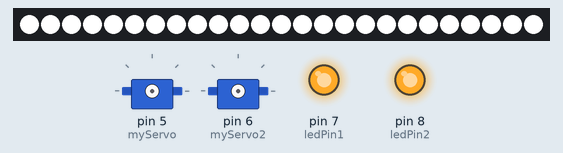
Bench run of a sketch on a simulated Arduino Uno, built with avr-gcc and run on an emulated ATmega328P. Parts: 25 RGB LEDs in strip order, left to right, 2 × servo, output pins drawn as LEDs (lit = HIGH). Dim RGB values are drawn brighter than linear; random numbers use the default seed unless the sketch sets one.

Above: at 0.1 s.
At 10.6 s:
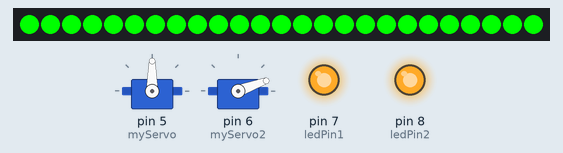
At 13.6 s:
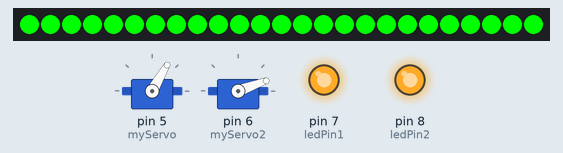
At 19.6 s:
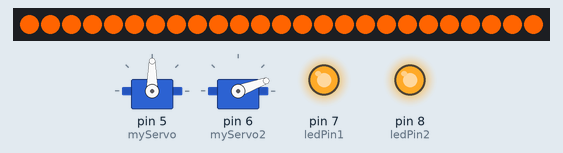
At 24.6 s:
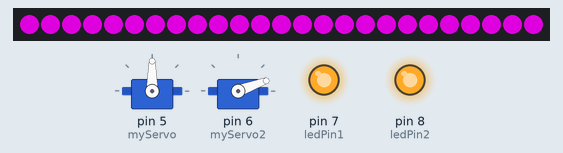
At 38.6 s:
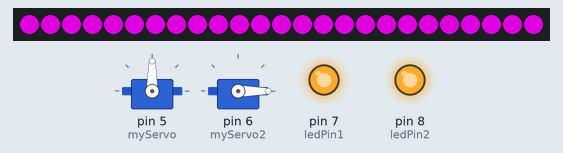
Timing chart, 0 to 40.0 s (numbered marks = the images above):
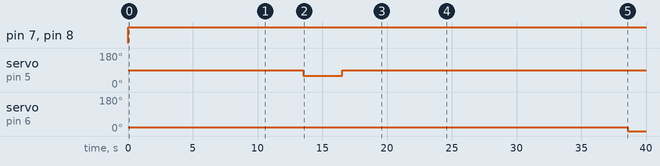

The sketch:

truefinal.ino
```cpp
#include "SoftwareSerial.h"
#include <Servo.h>
#include <Adafruit_NeoPixel.h>

#define ARDUINO_RX 4 // TX of the module
#define ARDUINO_TX 3 // RX of the module
#define PIN 10       // the NeoPixel strip in 9
#define NUMPIXELS 25 // Number of NeoPixels
int ledPin1 = 7;
int ledPin2 = 8;

// Initializing the mp3 and pixels
SoftwareSerial myMP3(ARDUINO_RX, ARDUINO_TX);
Adafruit_NeoPixel strip = Adafruit_NeoPixel(NUMPIXELS, PIN, NEO_GRB + NEO_KHZ800);

// Servo positions
Servo myServo;
Servo myServo2;

// Audios
bool audioPlayed1 = false; // Hey Candela, I'm a pumpkin
bool audioPlayed2 = false; // Moving left arm
bool audioPlayed3 = false; // Moving right arm
bool audioPlayed4 = false; // Turning off the lights
bool audioPlayed5 = false; // Turning on the lights
bool audioPlayed6 = false; // Halloween mode
bool audioPlayed7 = false; // America mode
bool audioPlayed8 = false; // Telling a joke
bool audioPlayed9 = false; // Saying bye
bool audioPlayed10 = false; // Info about NFC and GitHub
bool audioPlayed11 = false; //
bool audioPlayed12 = false; //
bool audioPlayed13 = false; //
bool audioPlayed14 = false; //

void setup() {
  pinMode(ledPin1, OUTPUT);
  pinMode(ledPin2, OUTPUT);
  strip.begin(); // Initialize the NeoPixel strip
  changeStripColor(strip.Color(255, 255, 255)); // White
  delay(1000);

  myMP3.begin(9600);
  delay(500);

  // Select the TF Card
  myMP3.write(0x7E); // Start byte
  myMP3.write(0x03); // Number of bytes excluding start and end byte
  myMP3.write(0x35); // Command: Select TF Card
  myMP3.write(0x01); // TF Card
  myMP3.write(0xEF); // End byte
  delay(20);

  // Attach the first servo to pin 5 and set it to 90 degrees
  myServo.attach(5);
  myServo.write(90); // Initial position
  delay(1000); // Wait for 1 second

  // Play audios and change LED colors
  playAudioSequence();
}

void loop() {
}

void playAudioSequence() {
  // LEFT ARM
  if (!audioPlayed1) {
    playAudio(0x02);  // Play 1st audio
    audioPlayed1 = true;
    delay(4000);
  }
  changeStripColor(strip.Color(0, 255, 0)); // Green
  delay(3000); // Wait for 2 seconds

  // RIGHT ARM
  if (!audioPlayed2) {
    playAudio(0x03); // Play the second song
    audioPlayed2 = true;
  }
  delay(1000);
  myServo2.attach(6);
  myServo2.write(20); // Move the second servo
  delay(3000); // Wait for the movement
  myServo.write(60); // Move the servo
  delay(3000); // Wait for the movement
  myServo.write(90);
  myServo2.detach(); // Return to initial position
  delay(3000);

  // LED OFF
  changeStripColor(strip.Color(255, 100, 0)); // Orange
  delay(1000); // Wait for 1 second

  if (!audioPlayed3) {
    playAudio(0x04); // Play the third song
    audioPlayed3 = true;
  }
  delay(4000);
  changeStripColor(strip.Color(153, 0, 153)); // Purple
  delay(2000);

  if (!audioPlayed4) {
    playAudio(0x05); // Play the fourth song
    audioPlayed4 = true;
  }
  delay(2000);

  if (!audioPlayed5) {
    playAudio(0x06); // Play the fifth song
    audioPlayed5 = true;
  }
  delay(3000);

  if (!audioPlayed6) {
    playAudio(0x07); // Play the sixth song
    audioPlayed6 = true;
  }
  delay(3000);

  if (!audioPlayed7) {
    playAudio(0x01); // Play the seventh song
    audioPlayed7 = true;
    delay(4000);
    myServo2.attach(6);
    myServo2.write(0); // Move the second servo
    delay(3000); // Wait for the movement
    myServo.write(30); // Move the servo
    delay(3000); // Wait for the movement
    myServo.write(90);
    myServo2.detach(); // Return to initial position
    delay(2000);
  }

  if (!audioPlayed8) {
    playAudio(0x08); // Play the eighth song
    audioPlayed8 = true;
  }
  delay(3000);

  if (!audioPlayed9) {
    playAudio(0x09); // Play the ninth song
    audioPlayed9 = true;
  }
  delay(3000);

  if (!audioPlayed10) {
    playAudio(0x0A); // Play the tenth song
    audioPlayed10 = true;
  }
  delay(3000);

  if (!audioPlayed11) {
    playAudio(0x0B); // Play the eleventh song
    audioPlayed11 = true;
  }
  delay(3000);

  if (!audioPlayed12) {
    playAudio(0x0C); // Play the twelfth song
    audioPlayed12 = true;
  }
  delay(5000);

  if (!audioPlayed13) {
    playAudio(0x0D); // Play the thirteenth song
    audioPlayed13 = true;
    startFlickering(); // Start flickering after this audio
  }
  delay(1000);

  if (!audioPlayed14) {
    playAudio(0x0E); // Play the fourteenth song
    audioPlayed14 = true;
  }
  delay(3000);
}

// Function to set all NeoPixels to a specific color
void changeStripColor(uint32_t color) {
  for (int i = 0; i < NUMPIXELS; i++) {
    strip.setPixelColor(i, color);
  }
  strip.show();
  digitalWrite(ledPin1, HIGH);
  digitalWrite(ledPin2, HIGH);
}

// Function to play an audio file
void playAudio(byte trackNumber) {
  myMP3.write(0x7E); // Start byte
  myMP3.write(0x04); // Number of bytes excluding start and end byte
  myMP3.write(0x41); // Command: Play song
  myMP3.write((byte)0x00); // First byte of data: root directory
  myMP3.write(trackNumber); // Specific file on the card
  myMP3.write(0xEF); // End byte
}

// Function to flicker LEDs
void startFlickering() {
  for (int i = 0; i < 10; i++) { // Flicker 10 times
    changeStripColor(strip.Color(random(0, 255), random(0, 255), random(0, 255))); // Random vibrant colors
    delay(random(100, 500)); // Random delay between 100ms to 500ms
  }
  changeStripColor(strip.Color(0, 0, 0)); // Turn off LEDs after flickering
}
```

Measured:
- by itself, pin 7 (ledPin1), pin 8 (ledPin2): LOW → HIGH at 0.00 s
- by itself, servo on pin 5 (myServo): 90° → 60° at 13.5 s, → 90° 3.0 s later
- by itself, servo on pin 6 (myServo2): 20° → 0° at 38.6 s
- what the display in image 1 shows lasts 13.0 s, from 6.5 s to 19.5 s
- what the display in image 3 shows lasts 5.1 s, from 19.5 s to 24.6 s
